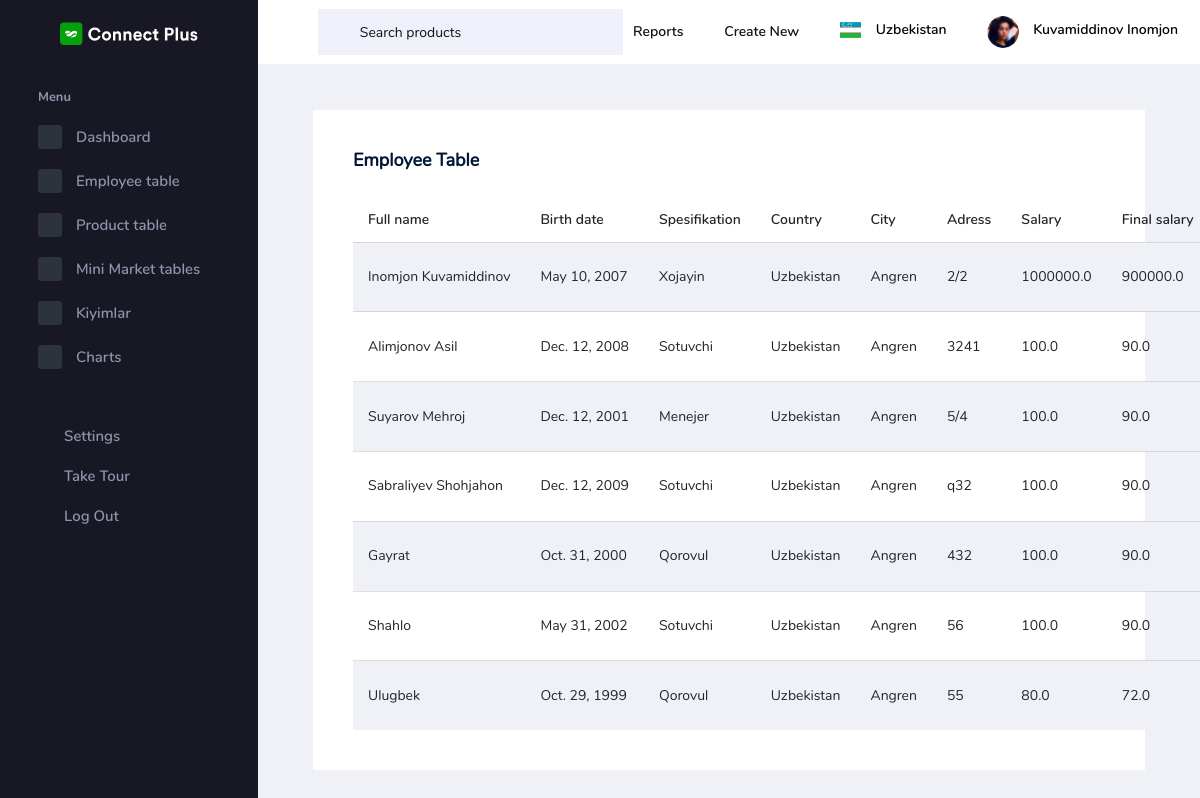
/e-table/, run on the app's committed database.
### mainapp/models.py (models this page shows, shortened)
class Employee(models.Model):
    full_name = models.CharField(max_length=200)
    birth_date = models.DateField()
    spesifikation = models.CharField(max_length=60)
    avatar = models.ImageField(upload_to='employee/')
    country = models.CharField(max_length=50)
    city = models.CharField(max_length=50)
    adress = models.CharField(max_length=50)
    salary = models.FloatField()
    def final_salary(self):
        one_per = self.salary / 100
        ten_per = one_per * 10
        final_salary = self.salary - ten_per
        return final_salary

### mainapp/views.py (the view)
# urls.py: path('e-table/',views.employeetable,name='e_table'),
def employeetable(request):
    employees = Employee.objects.all()
    context = {
        'employees': employees,
    }
    return render(request,'mainapp/e-table.html',context)

### mainapp/templates/mainapp/e-table.html (shortened to what this page needs)
{% extends 'mainapp/base.html' %}
{% load static %}
{% block content %}
<div class="col-lg-12 grid-margin stretch-card">
  <div class="card">
    <div class="card-body">
      <h4 class="card-title">Employee Table</h4>
      <table class="table table-striped">
        <thead>
          <tr>
            <th> Full name </th>
            <th> Birth date </th>
            <th> Spesifikation </th>
            <th> Country </th>
            <th> City </th>
            <th> Adress </th>
            <th> Salary </th>
            <th> Final salary </th>
          </tr>
        </thead>
        <tbody>
          {% for employee in employees %}
          <tr>
            <td> {{ employee.full_name }} </td>
            <td> {{ employee.birth_date }} </td>
            <td> {{ employee.spesifikation }} </td>
            <td> {{ employee.country }} </td>
            <td> {{ employee.city }} </td>
            <td> {{ employee.adress }} </td>
            <td> {{ employee.salary }} </td>
            <td> {{ employee.final_salary }} </td>
          </tr>
          {% endfor %}
        </tbody>
      </table>
    </div>
  </div>
</div>
{% endblock %}

### mainapp/templates/mainapp/base.html (shortened to what this page needs)
{% load static %}
<!DOCTYPE html>
<html lang="en">
  <head>
    <link rel="stylesheet" href="{% static 'assets/vendors/mdi/css/materialdesignicons.min.css' %}">
    <link rel="stylesheet" href="{% static 'assets/vendors/flag-icon-css/css/flag-icon.min.css' %}">
    <link rel="stylesheet" href="{% static 'assets/vendors/css/vendor.bundle.base.css' %}">
    <link rel="stylesheet" href="{% static 'assets/vendors/font-awesome/css/font-awesome.min.css' %}" />
    <link rel="stylesheet" href="{% static 'assets/vendors/bootstrap-datepicker/bootstrap-datepicker.min.css' %}">
    <link rel="stylesheet" href="{% static 'assets/css/style.css' %}">
  </head>
  <body>
    <div class="container-scroller">
      <nav class="navbar default-layout-navbar col-lg-12 col-12 p-0 fixed-top d-flex flex-row">
        <div class="text-center navbar-brand-wrapper d-flex align-items-center justify-content-center">
          <a class="navbar-brand brand-logo" href="{% url 'dashboard' %}"><img src="{% static 'assets/images/logo.svg' %}" alt="logo" /></a>
        </div>
        <div class="navbar-menu-wrapper d-flex align-items-stretch">
          <button class="navbar-toggler navbar-toggler align-self-center" type="button" data-toggle="minimize">
            <span class="mdi mdi-menu"></span>
          </button>
          <div class="search-field d-none d-xl-block">
            <form class="d-flex align-items-center h-100" action="#">
              <div class="input-group">
                <div class="input-group-prepend bg-transparent">
                  <i class="input-group-text border-0 mdi mdi-magnify"></i>
                </div>
                <input type="text" class="form-control bg-transparent border-0" placeholder="Search products">
              </div>
            </form>
          </div>
          <ul class="navbar-nav navbar-nav-right">
            <li class="nav-item  dropdown d-none d-md-block">
              <a class="nav-link dropdown-toggle" id="reportDropdown" href="#" data-toggle="dropdown" aria-expanded="false"> Reports </a>
            </li>
            <li class="nav-item  dropdown d-none d-md-block">
              <a class="nav-link dropdown-toggle" id="projectDropdown" href="#" data-toggle="dropdown" aria-expanded="false"> Create New </a>
            </li>
            <li class="nav-item nav-language dropdown d-none d-md-block">
              <a class="nav-link dropdown-toggle" id="languageDropdown" href="{% url 'dashboard' %}" data-toggle="dropdown" aria-expanded="false">
                <div class="nav-language-icon">
                  <i class="flag-icon flag-icon-uz" title="us" id="us"></i>
                </div>
                <div class="nav-language-text">
                  <p class="mb-1 text-black">Uzbekistan</p>
                </div>
              </a>
            </li>
            <li class="nav-item nav-profile dropdown">
              <a class="nav-link dropdown-toggle" id="profileDropdown" href="#" data-toggle="dropdown" aria-expanded="false">
                <div class="nav-profile-img">
                  <img src="{% static 'assets/images/faces/face28.png' %}" alt="image">
                </div>
                <div class="nav-profile-text">
                  <p class="mb-1 text-black">Kuvamiddinov Inomjon</p>
                </div>
              </a>
            </li>
          </ul>
        </div>
      </nav>
      <div class="container-fluid page-body-wrapper">
        <nav class="sidebar sidebar-offcanvas" id="sidebar">
          <ul class="nav">
            <li class="nav-item nav-category">Menu</li>
            <li class="nav-item">
              <a class="nav-link" href="{% url 'dashboard' %}">
                <span class="icon-bg"><i class="mdi mdi-cube menu-icon"></i></span>
                <span class="menu-title">Dashboard</span>
              </a>
            </li>
            <li class="nav-item">
              <a class="nav-link" href="{% url 'e_table' %}">
                <span class="icon-bg"><i class="mdi mdi-table-large menu-icon"></i></span>
                <span class="menu-title">Employee table</span>
              </a>
            </li>
            <li class="nav-item">
              <a class="nav-link" href="{% url 'p_table' %}">
                <span class="icon-bg"><i class="mdi mdi-contacts menu-icon"></i></span>
                <span class="menu-title">Product table</span>
              </a>
            </li>
            <li class="nav-item">
              <a class="nav-link" data-toggle="collapse" href="#ui-basic" aria-expanded="false" aria-controls="ui-basic">
                <span class="icon-bg"><i class="mdi mdi-format-list-bulleted menu-icon"></i></span>
                <span class="menu-title"> Mini Market tables </span>
                <i class="menu-arrow"></i>
              </a>
            </li>
            <li class="nav-item">
              <a class="nav-link" data-toggle="collapse" href="#auth" aria-expanded="false" aria-controls="auth">
                <span class="icon-bg"><i class="mdi mdi-format-list-bulleted menu-icon"></i></span>
                <span class="menu-title">Kiyimlar</span>
                <i class="menu-arrow"></i>
              </a>
            </li>
            <li class="nav-item">
              <a class="nav-link" href="{% url 'chartjs' %}">
                <span class="icon-bg"><i class="mdi mdi-chart-bar menu-icon"></i></span>
                <span class="menu-title">Charts</span>
              </a>
            </li>
            <br>
            <br>
            <li class="nav-item sidebar-user-actions">
              <div class="sidebar-user-menu">
                <a href="#" class="nav-link"><i class="mdi mdi-settings menu-icon"></i>
                  <span class="menu-title">Settings</span>
                </a>
              </div>
            </li>
            <li class="nav-item sidebar-user-actions">
              <div class="sidebar-user-menu">
                <a href="#" class="nav-link"><i class="mdi mdi-speedometer menu-icon"></i>
                  <span class="menu-title">Take Tour</span></a>
              </div>
            </li>
            <li class="nav-item sidebar-user-actions">
              <div class="sidebar-user-menu">
                <a href="#" class="nav-link"><i class="mdi mdi-logout menu-icon"></i>
                  <span class="menu-title">Log Out</span></a>
              </div>
            </li>
          </ul>
        </nav>
        <div class="main-panel">
          <div class="content-wrapper">
            {% block content %}
            {% endblock %}
          </div>
        </div>
      </div>
    </div>
  </body>
</html>

### data on the page
Employee: full_name "Inomjon Kuvamiddinov", birth_date "May 10, 2007", spesifikation "Xojayin", country "Uzbekistan", city "Angren", adress "2/2", salary "1000000.0", final_salary "900000.0"
Employee: full_name "Alimjonov Asil", birth_date "Dec. 12, 2008", spesifikation "Sotuvchi", country "Uzbekistan", city "Angren", adress "3241", salary "100.0", final_salary "90.0"
Employee: full_name "Suyarov Mehroj", birth_date "Dec. 12, 2001", spesifikation "Menejer", country "Uzbekistan", city "Angren", adress "5/4", salary "100.0", final_salary "90.0"
Employee: full_name "Sabraliyev Shohjahon", birth_date "Dec. 12, 2009", spesifikation "Sotuvchi", country "Uzbekistan", city "Angren", adress "q32", salary "100.0", final_salary "90.0"
Employee: full_name "Gayrat", birth_date "Oct. 31, 2000", spesifikation "Qorovul", country "Uzbekistan", city "Angren", adress "432", salary "100.0", final_salary "90.0"
Employee: full_name "Shahlo", birth_date "May 31, 2002", spesifikation "Sotuvchi", country "Uzbekistan", city "Angren", adress "56", salary "100.0", final_salary "90.0"
Employee: full_name "Ulugbek", birth_date "Oct. 29, 1999", spesifikation "Qorovul", country "Uzbekistan", city "Angren", adress "55", salary "80.0", final_salary "72.0"
